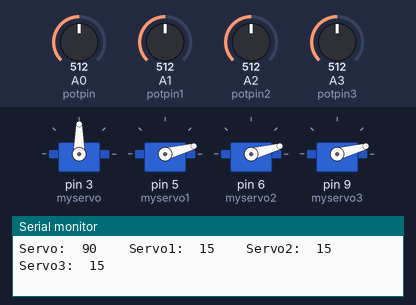
Bench run of a sketch on a simulated Arduino Uno, built with avr-gcc and run on an emulated ATmega328P. Shown: 4 × servo, the last lines printed to the serial monitor. Inputs (shaded band) come from the test bench; at power-on: A0 (potpin) = 512, A1 (potpin1) = 512, A2 (potpin2) = 512, A3 (potpin3) = 512.

Above: at 1.2 s.
1.3 s: A0 (potpin) set to 551
At 2.4 s:
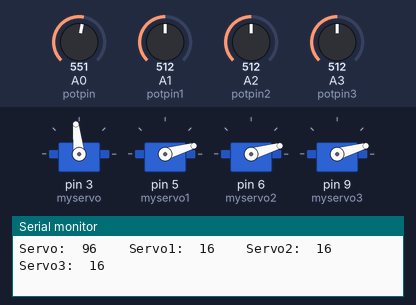
2.8 s: A0 (potpin) set to 586
At 4.0 s:
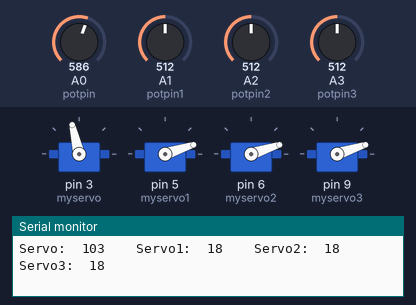
4.3 s: A0 (potpin) set to 306
At 5.1 s:
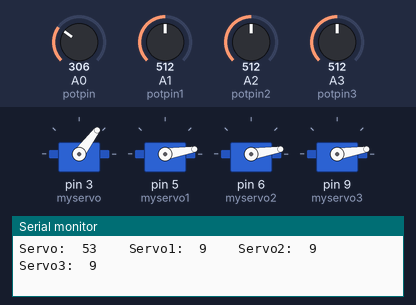
5.8 s: A0 (potpin) set to 30
At 6.5 s:
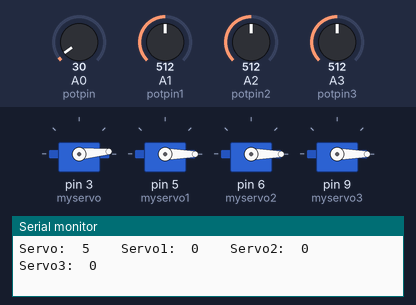
7.3 s: A0 (potpin) set to 716
At 8.2 s:
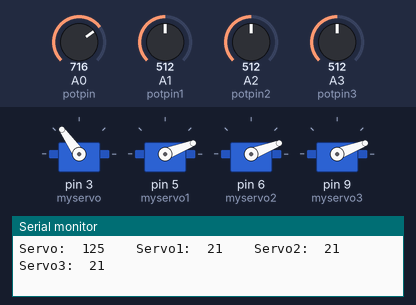
8.8 s: A0 (potpin) set to 992
At 9.2 s:
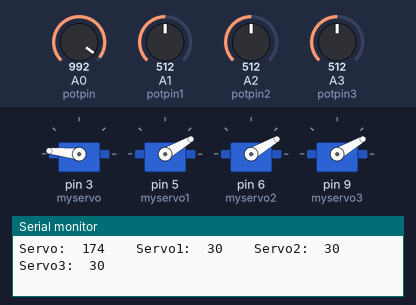
Timing chart, 0 to 11.3 s (numbered marks = the images above; inputs shaded):
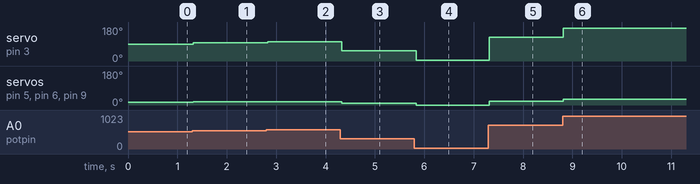

Measured:
- after the input at 1.3 s, servo on pin 3 (myservo): 90° → 96° at once; servo on pin 5 (myservo1), servo on pin 6 (myservo2), servo on pin 9 (myservo3): 15° → 16° at once
- after the input at 2.8 s, servo on pin 3 (myservo): 96° → 103° at once; servo on pin 5 (myservo1), servo on pin 6 (myservo2), servo on pin 9 (myservo3): 16° → 18° at once
- after the input at 4.3 s, servo on pin 3 (myservo): 103° → 53° at once; servo on pin 5 (myservo1), servo on pin 6 (myservo2), servo on pin 9 (myservo3): 18° → 9° at once
- after the input at 5.8 s, servo on pin 3 (myservo): 53° → 5° at once; servo on pin 5 (myservo1), servo on pin 6 (myservo2), servo on pin 9 (myservo3): 9° → 0° at once
- after the input at 7.3 s, servo on pin 3 (myservo): 5° → 125° at once; servo on pin 5 (myservo1), servo on pin 6 (myservo2), servo on pin 9 (myservo3): 0° → 21° at once
- after the input at 8.8 s, servo on pin 3 (myservo): 125° → 174° at once; servo on pin 5 (myservo1), servo on pin 6 (myservo2), servo on pin 9 (myservo3): 21° → 30° at once

The sketch:

robo_arm_test.ino
```cpp
#include <Servo.h>

Servo myservo;  // create servo object to control a servo
Servo myservo1;  // create servo object to control a servo
Servo myservo2;  // create servo object to control a servo
Servo myservo3;  // create servo object to control a servo


int potpin = A0;  // analog pin used to connect the potentiometer
int val;    // variable to read the value from the analog pin
int potpin1 = A1;  // analog pin used to connect the potentiometer
int val1;    // variable to read the value from the analog pin
int potpin2 = A2;  // analog pin used to connect the potentiometer
int val2;    // variable to read the value from the analog pin
int potpin3 = A3;  // analog pin used to connect the potentiometer
int val3;    // variable to read the value from the analog pin

void setup() {
  Serial.begin(9600);
  myservo.attach(3);  // attaches the servo on pin 9 to the servo object
  myservo1.attach(5);  // attaches the servo on pin 9 to the servo object
  myservo2.attach(6);  // attaches the servo on pin 9 to the servo object
  myservo3.attach(9);  // attaches the servo on pin 9 to the servo object
}

void loop() {
  val = analogRead(potpin);            // reads the value of the potentiometer (value between 0 and 1023)
  val = map(val, 0, 1023, 0, 180);     // scale it for use with the servo (value between 0 and 180)
  myservo.write(val);                  // sets the servo position according to the scaled value

  val1 = analogRead(potpin1);            // reads the value of the potentiometer (value between 0 and 1023)
  val1 = map(val, 0, 1023, 0, 180);     // scale it for use with the servo (value between 0 and 180)
  myservo1.write(val1);                  // sets the servo position according to the scaled value

  val2 = analogRead(potpin2);            // reads the value of the potentiometer (value between 0 and 1023)
  val2 = map(val, 0, 1023, 0, 180);     // scale it for use with the servo (value between 0 and 180)
  myservo2.write(val2);                  // sets the servo position according to the scaled value

  val3 = analogRead(potpin3);            // reads the value of the potentiometer (value between 0 and 1023)
  val3 = map(val, 0, 1023, 0, 180);     // scale it for use with the servo (value between 0 and 180)
  myservo3.write(val3);                  // sets the servo position according to the scaled value

  Serial.print("Servo:");
  Serial.print("\t"); // Insert a tab
  Serial.print(val);

  Serial.print("\t\t"); // Insert two tabs
  Serial.print("Servo1:");
  Serial.print("\t"); // Insert a tab
  Serial.print(val1);

   Serial.print("\t\t"); // Insert two tabs
  Serial.print("Servo2:");
  Serial.print("\t"); // Insert a tab
  Serial.print(val2);

   Serial.print("\t\t"); // Insert two tabs
  Serial.print("Servo3:");
  Serial.print("\t"); // Insert a tab
  Serial.print(val3);

  Serial.println(); // Move to the next line

  delay(15); // Wait for a second

}
```
